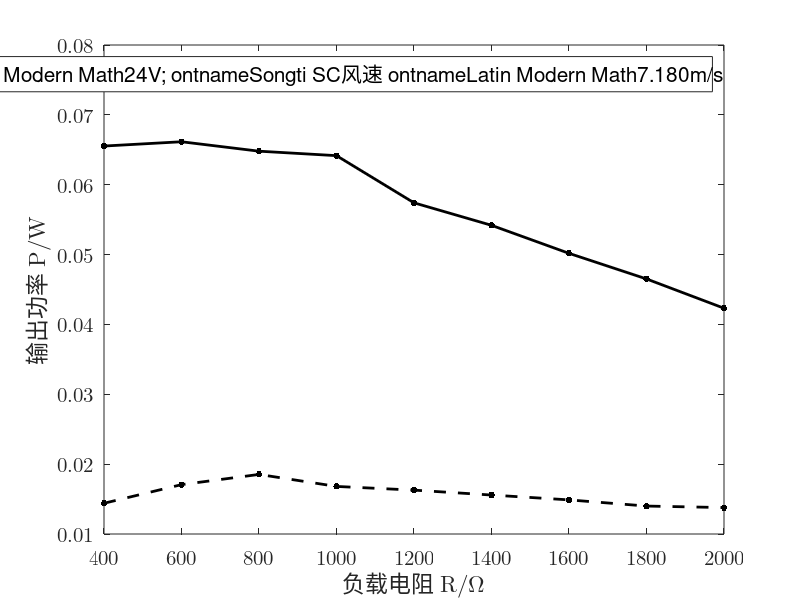

This figure's MATLAB source:
% u =(10:2:26);
% i =[0.065 0.081 0.099 0.117 0.137 0.156 0.177 0.200 0.220];
% v1=[2.795 3.582 4.286 4.648 5.133 6.056 6.587 7.180 7.803];
% r=0.5*103.84*10^(-3);
% s=pi*r*r;
% rho=1.185;
% p0=u.*i
% p1=0.5.*rho.*s.*(v1.^3)
% ita=p1./p0
%
% subplot(1, 2, 1);
% uv=scatter(u, v1, 200, 'k', '.');
% hold on;
% xlim([10, 26])
% xticks(u)
% set(gca, 'FontName', 'Latin Modern Math', 'FontSize', 15);
% xlabel('\fontname{Songti SC}输入电压 \fontname{Latin Modern Math}U/V');
% ylabel('\fontname{Songti SC}风速 \fontname{Latin Modern Math}V_1/(m/s)');
% box on;
% M=[u' ones(9,1)];
% k=M\(v1');
% v1pre=(M*k)';
%
% plot(u, v1pre, '-k', 'LineWidth', 2);
%
% subplot(1, 2, 2);
% plot(v1, ita, '.-k', 'LineWidth', 2, 'MarkerSize', 15);
% set(gca, 'FontName', 'Latin Modern Math', 'FontSize', 15);
% xlabel('\fontname{Songti SC}风速 \fontname{Latin Modern Math}V_1/(m/s)');
% ylabel('\fontname{Songti SC}转换效率 \fontname{Latin Modern Math}\eta');
%

r=(400:200:2000);
u1=[2.40,3.20,3.85,4.10,4.42,4.67,4.88,5.02,5.25];
u2=[5.12,6.30,7.20,8.01,8.30,8.71,8.96,9.15,9.20];
p1=u1.^2./r
p2=u2.^2./r

plot(r, p1, '.--k', 'LineWidth', 2, 'MarkerSize', 15);
hold on;
plot(r, p2, '.-k', 'LineWidth', 2, 'MarkerSize', 15);
set(gca, 'FontName', 'Latin Modern Math', 'FontSize', 15);

xlim([400, 2000])
xticks(r)

legend(["\fontname{Songti SC}风机电压 \fontname{Latin Modern Math}16V; \fontname{Songti SC}风速 \fontname{Latin Modern Math}4.648m/s", "\fontname{Songti SC}风机电压 \fontname{Latin Modern Math}24V; \fontname{Songti SC}风速 \fontname{Latin Modern Math}7.180m/s"],...
    'FontSize', 15);
xlabel('\fontname{Songti SC}负载电阻 \fontname{Latin Modern Math}R/\Omega');
ylabel('\fontname{Songti SC}输出功率 \fontname{Latin Modern Math}P/W');
